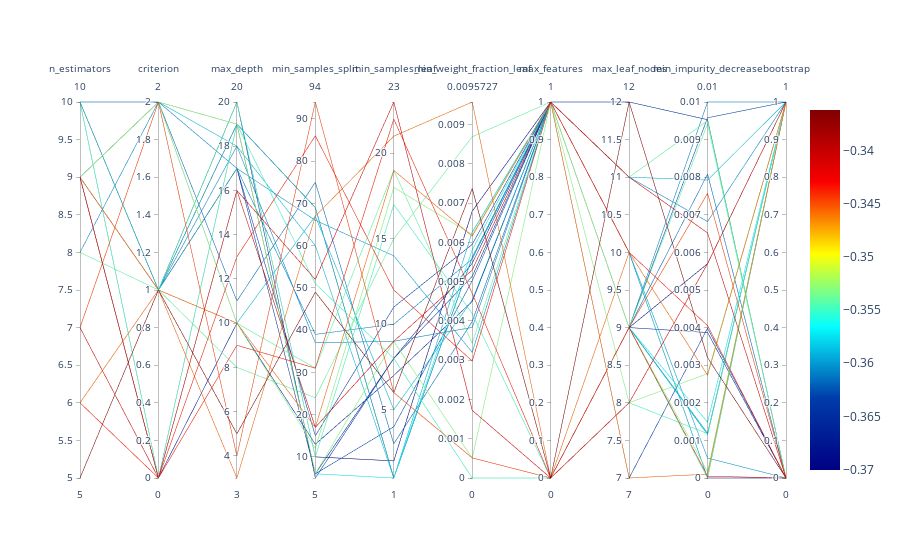

Here is the notebook cell this chart was saved with:
### Markdown cell above
## Parallel Coordinates Plot

### Code cell
spot_tuner.parallel_plot()

### Figure 1 — Plotly figure (JSON) as saved in the notebook; plotly's stock layout.template omitted (floating-point values rounded to 4 significant figures)
{"data": [{"dimensions": [{"label": "n_estimators", "range": [5, 10], "values": [9, 5, 10, 7, 8, 9, 6, 7, 6, 8, 9, 9, 9, 9, 10, 10, 9, 9, 9, 9, 9, 9, 10, 10, 10, 10, 9, 9, 9, 9]}, {"label": "criterion", "range": [0, 2], "values": [1, 1, 2, 0, 1, 1, 0, 2, 1, 2, 2, 2, 1, 2, 0, 1, 2, 0, 1, 1, 1, 0, 1, 0, 1, 1, 1, 0, 1, 2]}, {"label": "max_depth", "range": [3, 20], "values": [20, 5, 11, 16, 8, 3, 13, 4, 10, 17, 19, 18, 17, 10, 19, 18, 19, 10, 10, 20, 17, 16, 19, 19, 19, 19, 17, 9, 20, 10]}, {"label": "min_samples_split", "range": [5, 94], "values": [10, 49, 75, 52, 24, 67, 86, 94, 17, 39, 6, 60, 66, 31, 51, 37, 6, 13, 67, 5, 6, 17, 69, 6, 69, 69, 15, 31, 10, 12]}, {"label": "min_samples_leaf", "range": [1, 23], "values": [17, 6, 3, 23, 15, 21, 12, 6, 19, 10, 4, 1, 14, 19, 8, 9, 9, 7, 5, 8, 8, 9, 1, 1, 1, 1, 11, 22, 2, 18]}, {"label": "min_weight_fraction_leaf", "range": [0, 0.009573], "values": [0.004188, 0.00737, 0.003985, 0.001722, 0.008687, 0.009573, 0.002978, 0.0005116, 0.006159, 0.005576, 0.005022, 0.006263, 0.003199, 0.003431, 0, 0.003834, 0.0005048, 0.004495, 0.00453, 0.005466, 0.005134, 0.005295, 0.00562, 0.005809, 0.005612, 0.005612, 0.005948, 0.004699, 0.006794, 0.006199]}, {"label": "max_features", "range": [0, 1], "values": [0, 0, 1, 0, 1, 0, 1, 0, 1, 1, 1, 1, 1, 1, 0, 1, 1, 1, 1, 1, 1, 1, 1, 1, 1, 1, 1, 0, 1, 1]}, {"label": "max_leaf_nodes", "range": [7, 12], "values": [8, 12, 9, 8, 11, 10, 10, 9, 7, 11, 9, 11, 10, 9, 9, 9, 8, 10, 10, 12, 9, 11, 9, 9, 9, 9, 7, 9, 9, 9]}, {"label": "min_impurity_decrease", "range": [0, 0.01], "values": [0.00118, 0.003201, 0.008081, 0.005701, 0.009503, 0.002734, 0.004054, 0.00757, 0.0001022, 0.006821, 0.00958, 0.007925, 0.0005304, 0.009419, 0, 0.01, 0.002777, 0, 0, 0.009529, 0.00387, 0.006518, 0.001154, 0.001484, 0.00119, 0.001192, 0.003984, 4.741e-05, 0.005699, 0.0001638]}, {"label": "bootstrap", "range": [0, 1], "values": [1, 0, 0, 1, 0, 1, 0, 0, 1, 1, 1, 1, 0, 0, 1, 1, 1, 0, 1, 0, 0, 0, 1, 1, 1, 1, 0, 0, 1, 1]}], "line": {"cmax": -0.3362, "cmin": -0.3701, "color": [-0.355, -0.3362, -0.3616, -0.3409, -0.354, -0.3456, -0.3437, -0.3446, -0.3456, -0.3606, -0.3625, -0.3588, -0.3597, -0.354, -0.355, -0.3606, -0.3531, -0.3663, -0.3588, -0.3644, -0.3644, -0.3409, -0.3588, -0.3569, -0.3588, -0.3588, -0.3635, -0.3437, -0.3701, -0.3531], "colorscale": [[0, "rgb(0,0,131)"], [0.2, "rgb(0,60,170)"], [0.4, "rgb(5,255,255)"], [0.6, "rgb(255,255,0)"], [0.8, "rgb(250,0,0)"], [1, "rgb(128,0,0)"]], "showscale": true}, "type": "parcoords"}], "layout": {}}
